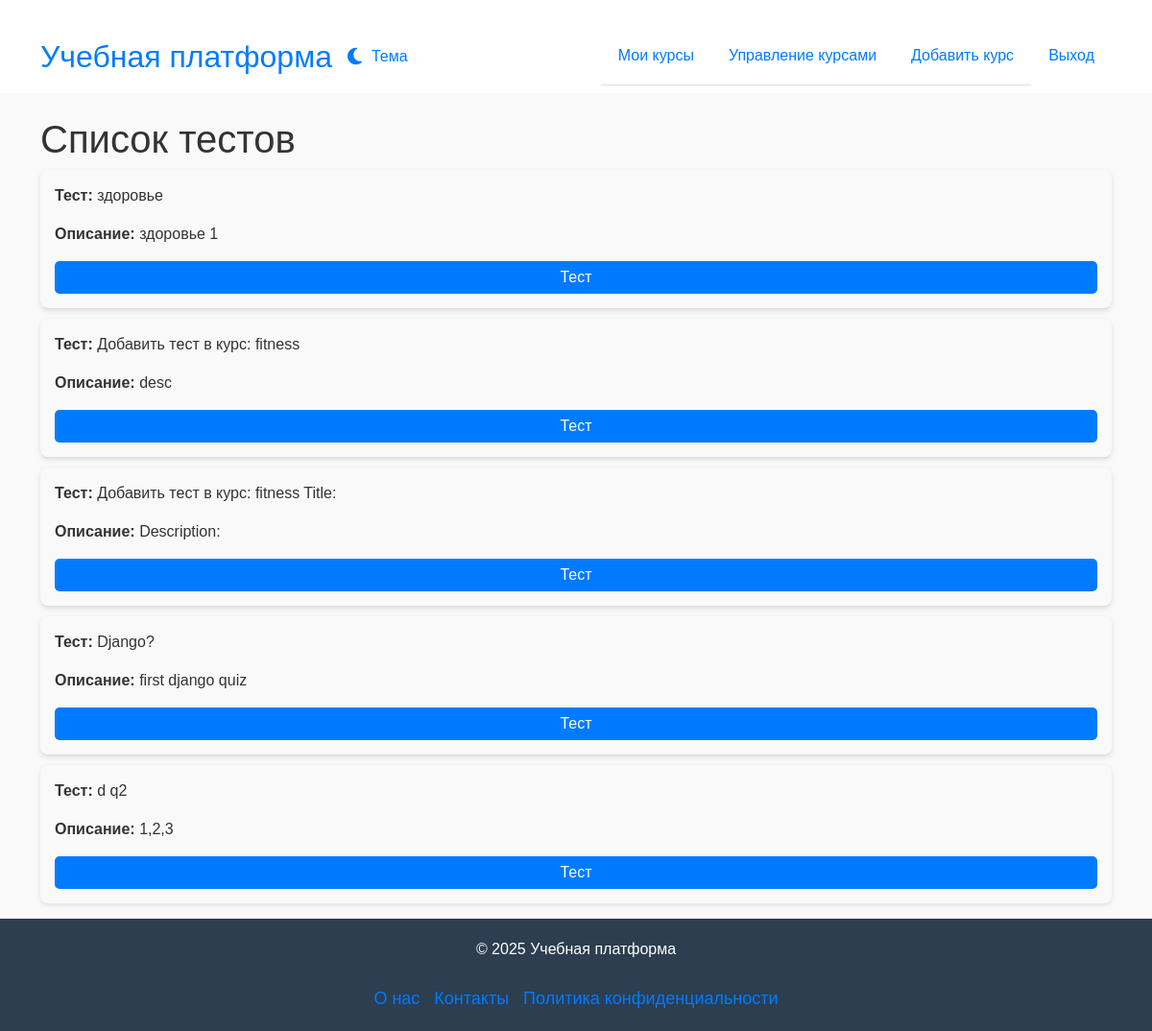
The app's page /quizzes/ (signed in) with its own data.
### online_courses/models.py (models this page shows, shortened)
class Quiz(models.Model):
    course = models.ForeignKey(Course, on_delete=models.CASCADE, related_name="quizzes")
    lesson = models.ForeignKey(Lesson, on_delete=models.CASCADE, null=True, blank=True)
    title = models.CharField(max_length=255)
    description = models.TextField()

### online_courses/views.py (the view)
# urls.py: path('quizzes/', quiz_list, name='quiz_list'),
@login_required
def quiz_list(request):
    if request.user.is_staff:  # Администратор видит все квизы
        quizzes = Quiz.objects.all()
    elif request.user.role == 'teacher':
        quizzes = Quiz.objects.filter(course__teacher=request.user)
    else:
        quizzes = Quiz.objects.filter(course__students=request.user)
    return render(request, 'quiz_list.html', {'quizzes': quizzes})

### online_courses/templates/quiz_list.html (shortened to what this page needs)
{% extends 'base.html' %}
{% block content %}
<h1>Список тестов</h1>
{% if quizzes %}
    <ul>
        {% for quiz in quizzes %}
            <li class="course-card">
                <p><strong>Тест:</strong> {{ quiz.title }}</p>
                <p><strong>Описание:</strong> {{ quiz.description }}</p>
                <a href="{% url 'online_courses:take_quiz' quiz.id %}" class="btn btn-primary">Тест</a>
            </li>
        {% endfor %}
    </ul>
{% else %}
    <p>Нет доступных тестов.</p>
{% endif %}
{% endblock %}

### online_courses/static/css/style.css (style rules this page uses)
:root { --primary-color: #007bff; --secondary-color: #0056b3; --navbar-background: #ffffff; --navbar-text-color: #007bff; --text-color: #333; --background-color: #f9f9f9; --border-color: #ddd; --footer-background-color: #2c3e50; --footer-text-color: white; --footer-link-color: #f1c40f; }
*, *::before, *::after { box-sizing: border-box; }
html, body { background-color: var(--background-color) !important; color: var(--text-color); min-height: 100vh; }
body { font-family: Arial, sans-serif; min-height: 100vh; display: flex; flex-direction: column; transition: background-color 0.4s ease, color 0.4s ease; }
h1, h2 { color: var(--text-color); }
.btn-primary { display: flex; align-items: center; justify-content: center; gap: 8px; background-color: var(--primary-color); border: none; color: #fff; padding: 10px 15px; border-radius: 5px; font-size: 16px; cursor: pointer; transition: all 0.3s ease-in-out; }
a { color: var(--primary-color); text-decoration: none; transition: color 0.3s ease-in-out; }
ul { list-style-type: none; padding: 0; }
ul li { padding: 10px; border-bottom: 1px solid var(--border-color); }
ul li:last-child { border-bottom: none; }
ul li a { display: inline-block; width: 100%; text-decoration: none; color: var(--primary-color); }
.course-card { background: var(--background-color); padding: 15px; border-radius: 8px; box-shadow: 0 2px 5px rgba(0, 0, 0, 0.1); margin-bottom: 10px; transition: transform 0.2s ease, box-shadow 0.3s ease; cursor: pointer; }
.btn { display: inline-block; padding: 5px 10px; background: #007bff; color: white; text-decoration: none; border-radius: 5px; }

### records on screen
Quiz: title "здоровье", description "здоровье 1"
Quiz: title "Добавить тест в курс: fitness", description "desc"
Quiz: title "Добавить тест в курс: fitness Title:", description "Description:"
Quiz: title "Django?", description "first django quiz"
Quiz: title "d q2", description "1,2,3"
